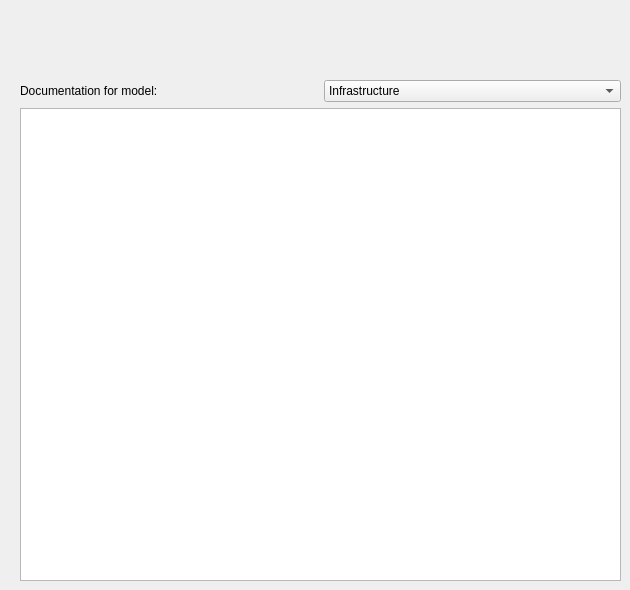
   <widget class="QWidget" name="help">
    <widget class="QWidget" name="layoutWidget">
     <property name="geometry">
      <rect>
       <x>20</x>
       <y>80</y>
       <width>601</width>
       <height>501</height>
      </rect>
     </property>
     <layout class="QVBoxLayout" name="verticalLayout_3">
      <item>
       <layout class="QHBoxLayout" name="horizontalLayout_8">
        <item>
         <widget class="QLabel" name="label_3">
          <property name="text">
           <string>Documentation for model: </string>
          </property>
         </widget>
        </item>
        <item>
         <widget class="QComboBox" name="comboBox">
          <item>
           <property name="text">
            <string>Infrastructure</string>
           </property>
          </item>
          <item>
           <property name="text">
            <string>Hazard Risk Index</string>
           </property>
          </item>
          <item>
           <property name="text">
            <string>Economic Suitability</string>
           </property>
          </item>
          <item>
           <property name="text">
            <string>Environmental Suitability</string>
           </property>
          </item>
          <item>
           <property name="text">
            <string>Multi-criteria Suitability</string>
           </property>
          </item>
         </widget>
        </item>
       </layout>
      </item>
      <item>
       <widget class="QTextBrowser" name="textBrowser"/>
      </item>
     </layout>
    </widget>
   </widget>
